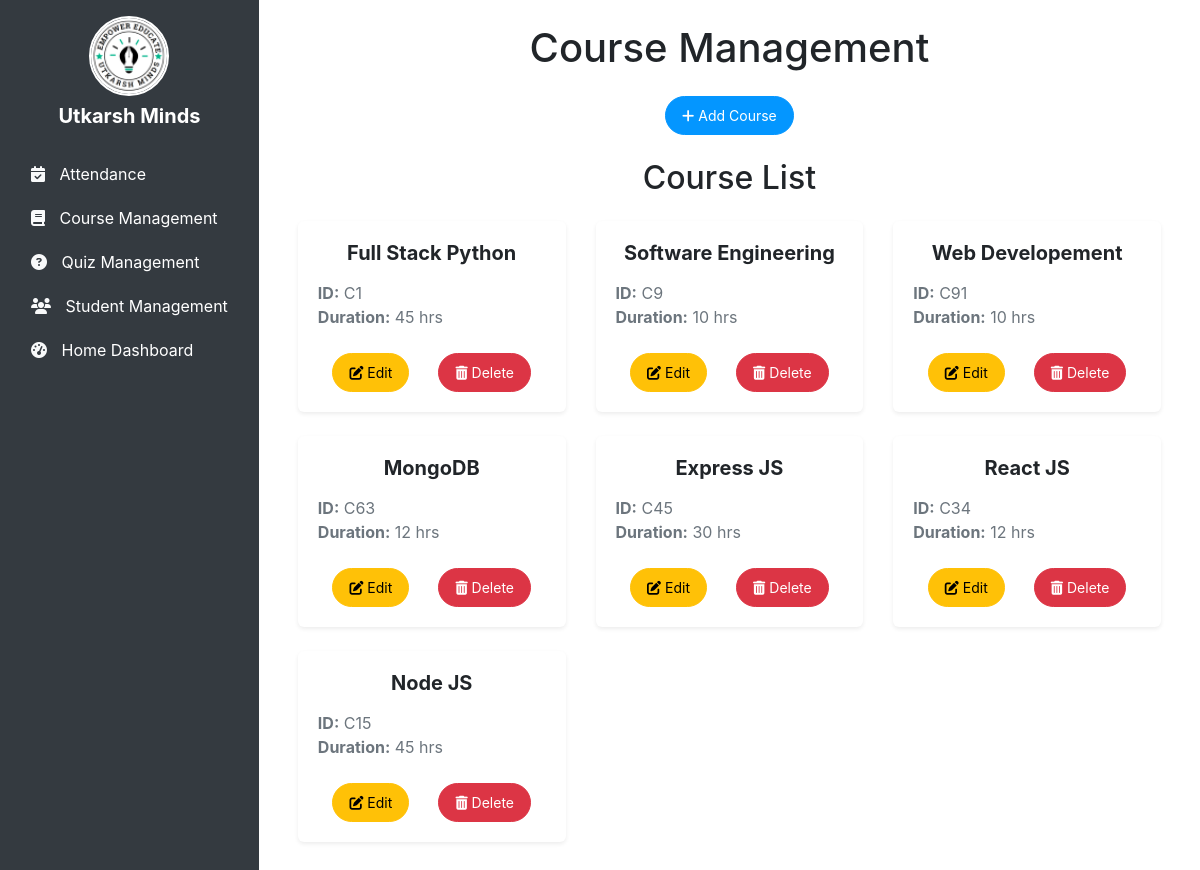
/coursemgt/, run on the app's committed database.
### coursemgt/models.py (models this page shows, shortened)
class Course(models.Model):
    c_id = models.TextField(primary_key=True)
    cname = models.CharField(max_length=255)
    cduration = models.IntegerField()

### coursemgt/views.py (the view)
# urls.py: path("", views.course_home, name="course_home"),
def course_home(request):
    courses = Course.objects.all()
    return render(request, "coursemgt/course_home.html", {'courses':courses})

### coursemgt/templates/coursemgt/course_home.html (shortened to what this page needs)
{% extends "base.html" %}
{% block linker %}
<link rel="stylesheet" href="/static/css/course_home.css">
{% endblock linker %}
{% block body %}
<h1 class="text-center mb-4">Course Management</h1>
<div class="container">
    <div class="mb-4 text-center">
        <a href="{% url 'course_add' %}" class="btn btn-primary btn-lg">
            <i class="fas fa-plus"></i> Add Course
        </a>
    </div>
    <h2 class="text-center mb-4">Course List</h2>
    <div class="row">
        {% for c in courses %}
        <div class="col-md-4 mb-4">
            <div class="card shadow-sm">
                <div class="card-body">
                    <h5 class="card-title text-center">{{ c.cname }}</h5>
                    <p class="card-text text-muted">
                        <strong>ID:</strong> {{ c.c_id }}<br>
                        <strong>Duration:</strong> {{ c.cduration }} hrs
                    </p>
                    <div class="d-flex justify-content-around">
                        <a href="/coursemgt/course_update/{{ c.c_id }}" class="btn btn-warning">
                            <i class="fas fa-edit"></i> Edit
                        </a>
                        <a href="/coursemgt/course_delete/{{ c.c_id }}" class="btn btn-danger">
                            <i class="fas fa-trash-alt"></i> Delete
                        </a>
                    </div>
                </div>
            </div>
        </div>
        {% endfor %}
    </div>
</div>
{% endblock body %}

### static/css/base_style.css (style rules this page uses)
body { font-family: Arial, sans-serif; margin: 0; padding: 0; }

### coursemgt/static/css/course_home.css (style rules this page uses)
.card { border: none; border-radius: 15px; overflow: hidden; transition: transform 0.3s, box-shadow 0.3s; box-shadow: 0 6px 20px rgba(0, 0, 0, 0.1); }
.card-title { font-size: 1.5rem; font-weight: bold; margin-bottom: 1rem; }
.card-text { font-size: 1rem; margin-bottom: 1.5rem; }
.btn { font-size: 0.875rem; padding: 0.5rem 1rem; border-radius: 30px; }
.btn-warning { background-color: #f0ad4e; border-color: #eea236; }
.btn-danger { background-color: #d9534f; border-color: #d43f3a; }

### coursemgt/templates/coursemgt/course_home.html (style rules this page uses)
.text-center { text-align: center; }
.mb-4 { margin-bottom: 1.5rem; }
.btn-primary { background-color: #0496ff; border-color: #0496ff; color: white; }
.btn-warning { background-color: #ffc107; border-color: #ffc107; color: black; }
.btn-danger { background-color: #dc3545; border-color: #dc3545; color: white; }
.card { border-radius: 0.375rem; overflow: hidden; box-shadow: 0 0.125rem 0.25rem rgba(0, 0, 0, 0.075); }
.card-body { padding: 1.25rem; }
.card-title { font-size: 1.25rem; margin-bottom: 1rem; }
.card-text { font-size: 1rem; }

### templates/base.html (style rules this page uses)
h5 { font-size: 1.25rem; font-weight: bold; }
.d-flex { display: flex; }
.min-vh-100 { min-height: 100vh; }

### data on the page
Course: cname "Full Stack Python", c_id "C1", cduration "45"
Course: cname "Software Engineering", c_id "C9", cduration "10"
Course: cname "Web Developement", c_id "C91", cduration "10"
Course: cname "MongoDB", c_id "C63", cduration "12"
Course: cname "Express JS", c_id "C45", cduration "30"
Course: cname "React JS", c_id "C34", cduration "12"
Course: cname "Node JS", c_id "C15", cduration "45"
